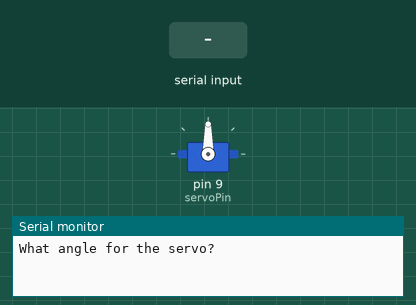
This sketch was run on a simulated Arduino Uno, built with avr-gcc and run on an emulated ATmega328P. Parts: servo, the last lines printed to the serial monitor. Inputs (shaded band) come from the test bench.

Above: at 1.2 s.
1.3 s: "30,150\n" received over Serial
At 3.0 s:
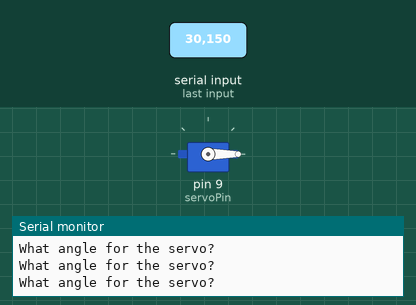
3.8 s: "90,45\n" received over Serial
At 4.1 s:
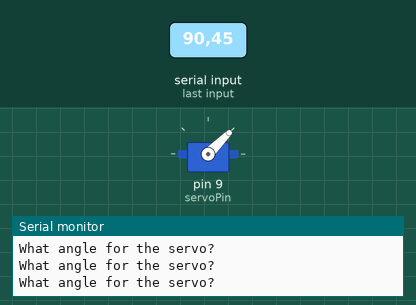
6.3 s: "200\n" received over Serial
At 7.1 s:
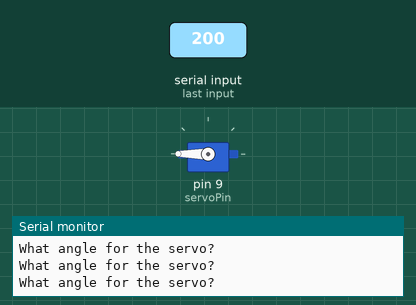
Timing chart, 0 to 9.3 s (numbered marks = the images above; inputs shaded):
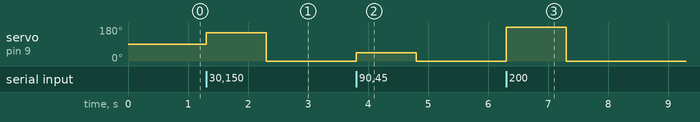

The sketch:

duino_tutorial_30_understanding_and_using_servos_in_projects.ino
```cpp
#include <Servo.h>

int servoPin = 9;
int servoPosition;
Servo Servo1;

void setup() {
  // put your setup code here, to run once:
  Serial.begin(9600);
  Servo1.attach(servoPin);
}

void loop() {
  // put your main code here, to run repeatedly:
  Serial.println("What angle for the servo? ");
  while(Serial.available() == 0){

  }
  servoPosition=Serial.parseInt();
  Servo1.write(servoPosition);
}
```

Measured:
- after the input at 1.3 s, servo on pin 9 (servoPin): 90° → 150° at once, → 0° 1.0 s later
- after the input at 3.8 s, servo on pin 9 (servoPin): 0° → 45° at once, → 0° 1.0 s later
- after the input at 6.3 s, servo on pin 9 (servoPin): 0° → 180° at once, → 0° 1.0 s later
